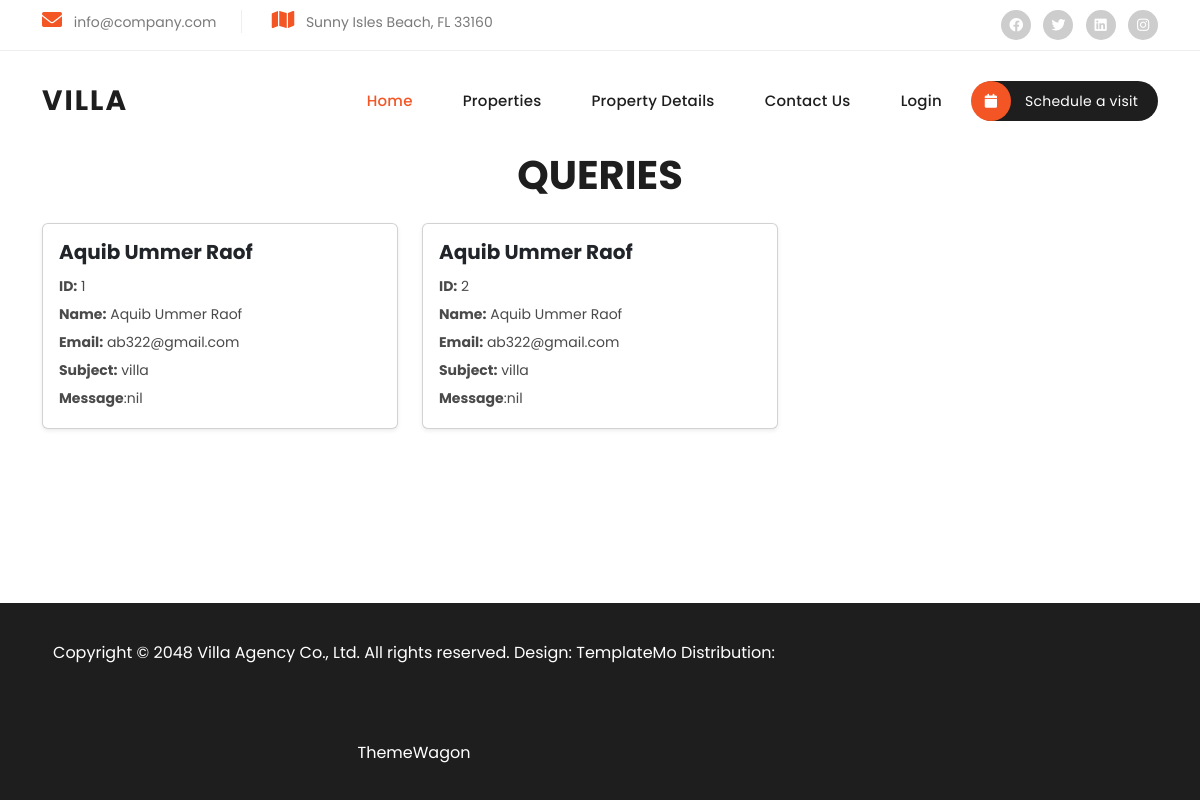
/viewquery, run on the app's committed database.
### villa/models.py (models this page shows)
class query(models.Model):
    name=models.CharField(max_length=100)
    email=models.CharField(max_length=100)
    subject=models.CharField(max_length=100)
    message=models.CharField(max_length=1000)

### admin_app/views.py (the view)
# urls.py: path('viewquery',views.viewquery),
def viewquery(request):
    data=query.objects.all()
    return render(request,'viewquery.html',{'response':data})

### templates/viewquery.html
{% load static %}
	{% include 'header.html' %}
<center><div class="text">
	<h1>QUERIES</h1>
</div> </center>
<div class="container mt-4">
  <div class="row">
    {% for i in response %}
    <div class="col-lg-4 col-md-6 mb-4">
      <div class="card shadow-sm h-100">
        <div class="card-body">
          <h5 class="card-title">{{ i.name }}</h5>
          <p class="card-text">
            <strong>ID:</strong> {{ i.id }} <br>
            <strong>Name:</strong> {{ i.name }} <br>
            <strong>Email:</strong> {{ i.email }} <br>
            <strong>Subject:</strong> {{ i.subject }} <br>
            <strong>Message</strong>:{{ i.message }}
          </p>
        </div>
      </div>
    </div>
    {% endfor %}
  </div>
</div>
    {% include 'footer.html' %}

### static/assets/css/templatemo-villa-agency.css (style rules this page uses)
html, body, div, span, applet, object, iframe, h1, h2, h3, h4, h5, h6, p, blockquote, div pre, a, abbr, acronym, address, big, cite, code, del, dfn, em, font, img, ins, kbd, q, s, samp, small, strike, strong, sub, sup, tt, var, b, u, i, center, dl, dt, dd, ol, ul, li, figure, header, nav, section, article, aside, footer, figcaption { margin: 0; padding: 0; border: 0; outline: 0; }
* { box-sizing: border-box; }
html, body { font-family: 'Poppins', sans-serif; -ms-text-size-adjust: 100%; -webkit-font-smoothing: antialiased; -moz-osx-font-smoothing: grayscale; }
h1, h2, h3, h4, h5, h6 { color: #1e1e1e; margin-top: 0px; margin-bottom: 0px; font-weight: 700; }
p { font-size: 14px; line-height: 28px; color: #4a4a4a; }
html, body { font-family: 'Poppins', sans-serif; }
body { overflow-x: hidden; }

### data on the page
query: name "Aquib Ummer Raof", id "1", email "ab322@gmail.com", subject "villa", message "nil"
query: name "Aquib Ummer Raof", id "2", email "ab322@gmail.com", subject "villa", message "nil"
